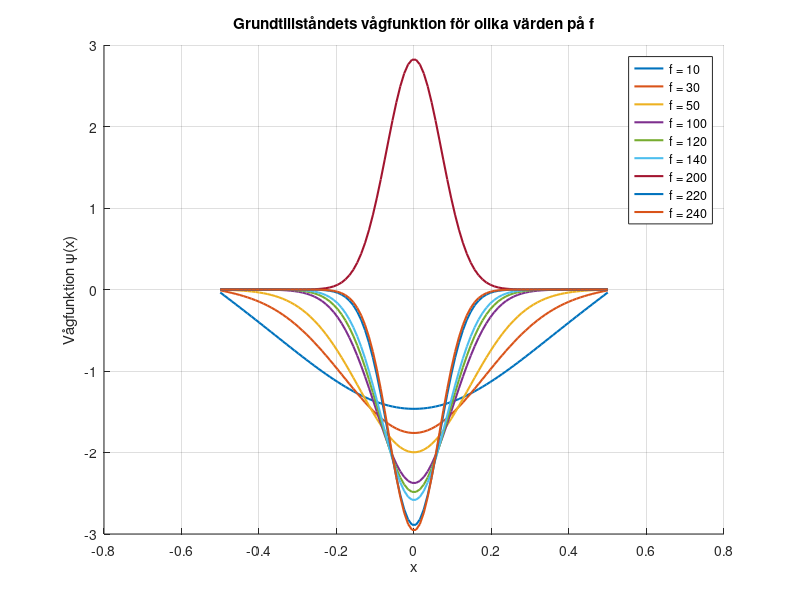

This chart was generated by the following MATLAB code:
%%groundlevel analysis f varibel
% Konstanter
hbar = 1.0545718e-34;  % Plancks reducerade konstant J·s
m_e = 9.10938356e-31;  % Elektronens massa kg
c = 3e8;               % Ljusets hastighet m/s

% Bredd på lådan
a = 1e-9;  % För enkelhets skull väljs a = 1e-9 m

% Diskretisering
N = 100;
x = linspace(-1/2, 1/2, N);
delta = x(2) - x(1);  % Steglängd

% Valda värden på f
f_values = [10 30 50 100 120 140 200 220 240];

% Skapar en figur och håller den öppen för multipla plottar
figure;
hold on;

% Loopar över olika f-värden
for i = 1:length(f_values)
    f = f_values(i);

    % Dimensionslös potential
    vk = (f * x).^2 / 2;

    % Tridiagonal Hamilton-matris
    main_diag = 1./(delta.^2) * ones(N,1);  % Huvuddiagonal
    off_diag = -1./(2.*delta.^2) * ones(N-1,1);  % Super- och subdiagonal
    main_diag1 = main_diag + vk(:);  % Justerar huvuddiagonalen med potentialen

    % Skapar tridiagonala H-matrisen
    H = diag(main_diag1) + diag(off_diag, 1) + diag(off_diag, -1);

    % Egenvärden och egenvektorer för H
    [wavefcn, eigenvalue] = eig(H);

    % Vågfunktion för grundtillståndet (första egenvektorn)
    ground_state_wavefcn = wavefcn(:, 1);

    % Normalisering av vågfunktionen
    ground_state_wavefcn = ground_state_wavefcn / sqrt(sum(abs(ground_state_wavefcn).^2) * delta);

    % Plottar vågfunktionen för grundtillståndet
    plot(x, ground_state_wavefcn , 'DisplayName', ['f = ', num2str(f)], 'LineWidth', 1.5);
end

%Plot design
xlabel('x');
ylabel('Vågfunktion \psi(x)');
title('Grundtillståndets vågfunktion för olika värden på f');
legend('show');
grid on;
hold off;




